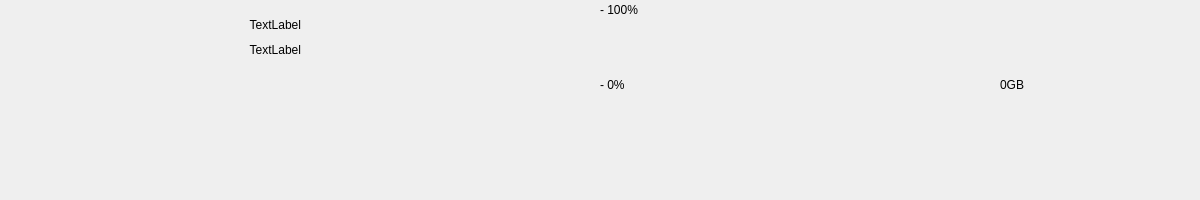
<?xml version="1.0" encoding="UTF-8"?>
<ui version="4.0">
 <class>MainWindow</class>
 <widget class="QMainWindow" name="MainWindow">
  <property name="geometry">
   <rect>
    <x>0</x>
    <y>0</y>
    <width>1200</width>
    <height>200</height>
   </rect>
  </property>
  <property name="windowTitle">
   <string>MainWindow</string>
  </property>
  <widget class="QWidget" name="centralWidget">
   <widget class="loger" name="cpu_loger" native="true">
    <property name="geometry">
     <rect>
      <x>300</x>
      <y>10</y>
      <width>300</width>
      <height>75</height>
     </rect>
    </property>
   </widget>
   <widget class="QLabel" name="cpu_max_persent">
    <property name="geometry">
     <rect>
      <x>600</x>
      <y>0</y>
      <width>47</width>
      <height>20</height>
     </rect>
    </property>
    <property name="autoFillBackground">
     <bool>false</bool>
    </property>
    <property name="text">
     <string>- 100%</string>
    </property>
   </widget>
   <widget class="QLabel" name="cpu_min_persent">
    <property name="geometry">
     <rect>
      <x>600</x>
      <y>75</y>
      <width>47</width>
      <height>20</height>
     </rect>
    </property>
    <property name="text">
     <string>- 0%</string>
    </property>
   </widget>
   <widget class="loger" name="memory_loger" native="true">
    <property name="geometry">
     <rect>
      <x>700</x>
      <y>10</y>
      <width>300</width>
      <height>75</height>
     </rect>
    </property>
   </widget>
   <widget class="QLabel" name="memory_max_persent">
    <property name="geometry">
     <rect>
      <x>1000</x>
      <y>0</y>
      <width>47</width>
      <height>20</height>
     </rect>
    </property>
    <property name="text">
     <string/>
    </property>
   </widget>
   <widget class="QLabel" name="memory_min_persent">
    <property name="geometry">
     <rect>
      <x>1000</x>
      <y>75</y>
      <width>47</width>
      <height>20</height>
     </rect>
    </property>
    <property name="text">
     <string>0GB</string>
    </property>
   </widget>
   <widget class="QLabel" name="memory_now">
    <property name="geometry">
     <rect>
      <x>1000</x>
      <y>50</y>
      <width>47</width>
      <height>20</height>
     </rect>
    </property>
    <property name="text">
     <string/>
    </property>
   </widget>
   <widget class="QLabel" name="cpu_name">
    <property name="geometry">
     <rect>
      <x>0</x>
      <y>15</y>
      <width>301</width>
      <height>20</height>
     </rect>
    </property>
    <property name="font">
     <font>
      <family>Arial</family>
      <weight>50</weight>
      <italic>false</italic>
      <bold>false</bold>
      <underline>false</underline>
      <strikeout>false</strikeout>
      <kerning>true</kerning>
     </font>
    </property>
    <property name="layoutDirection">
     <enum>Qt::LeftToRight</enum>
    </property>
    <property name="text">
     <string>TextLabel</string>
    </property>
    <property name="alignment">
     <set>Qt::AlignRight|Qt::AlignTrailing|Qt::AlignVCenter</set>
    </property>
    <property name="wordWrap">
     <bool>false</bool>
    </property>
   </widget>
   <widget class="QLabel" name="cpu_core">
    <property name="geometry">
     <rect>
      <x>0</x>
      <y>40</y>
      <width>301</width>
      <height>20</height>
     </rect>
    </property>
    <property name="font">
     <font>
      <family>Arial</family>
      <weight>50</weight>
      <bold>false</bold>
     </font>
    </property>
    <property name="layoutDirection">
     <enum>Qt::LeftToRight</enum>
    </property>
    <property name="text">
     <string>TextLabel</string>
    </property>
    <property name="alignment">
     <set>Qt::AlignRight|Qt::AlignTrailing|Qt::AlignVCenter</set>
    </property>
   </widget>
  </widget>
 </widget>
 <layoutdefault spacing="6" margin="11"/>
 <customwidgets>
  <customwidget>
   <class>loger</class>
   <extends>QWidget</extends>
   <header>loger.h</header>
   <container>1</container>
  </customwidget>
 </customwidgets>
 <resources/>
 <connections/>
</ui>
